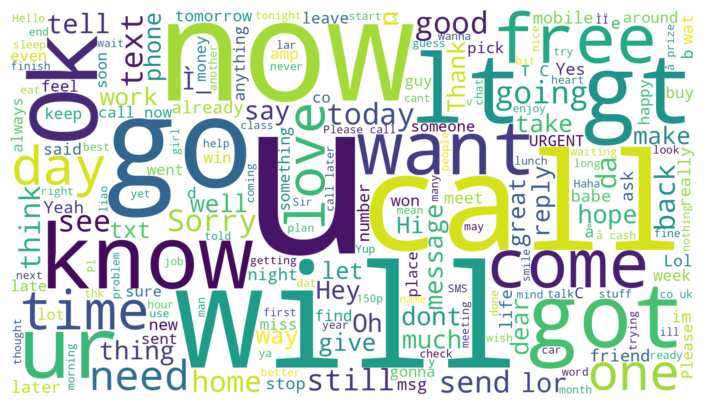

Reproduce this figure in Python.
from wordcloud import WordCloud
import matplotlib.pyplot as plt
import pandas as pd

df = pd.read_csv('//content//sample_data//spam.csv', encoding='ISO-8859-1')

# Combine all text into a single string
text = ' '.join(df['v2'])

# Generate the word cloud
wordcloud = WordCloud(width=1920, height=1080, background_color='white').generate(text)

# Display the word cloud
plt.figure(figsize=(10, 5))
plt.imshow(wordcloud, interpolation='bilinear')
plt.axis('off')
plt.show()
